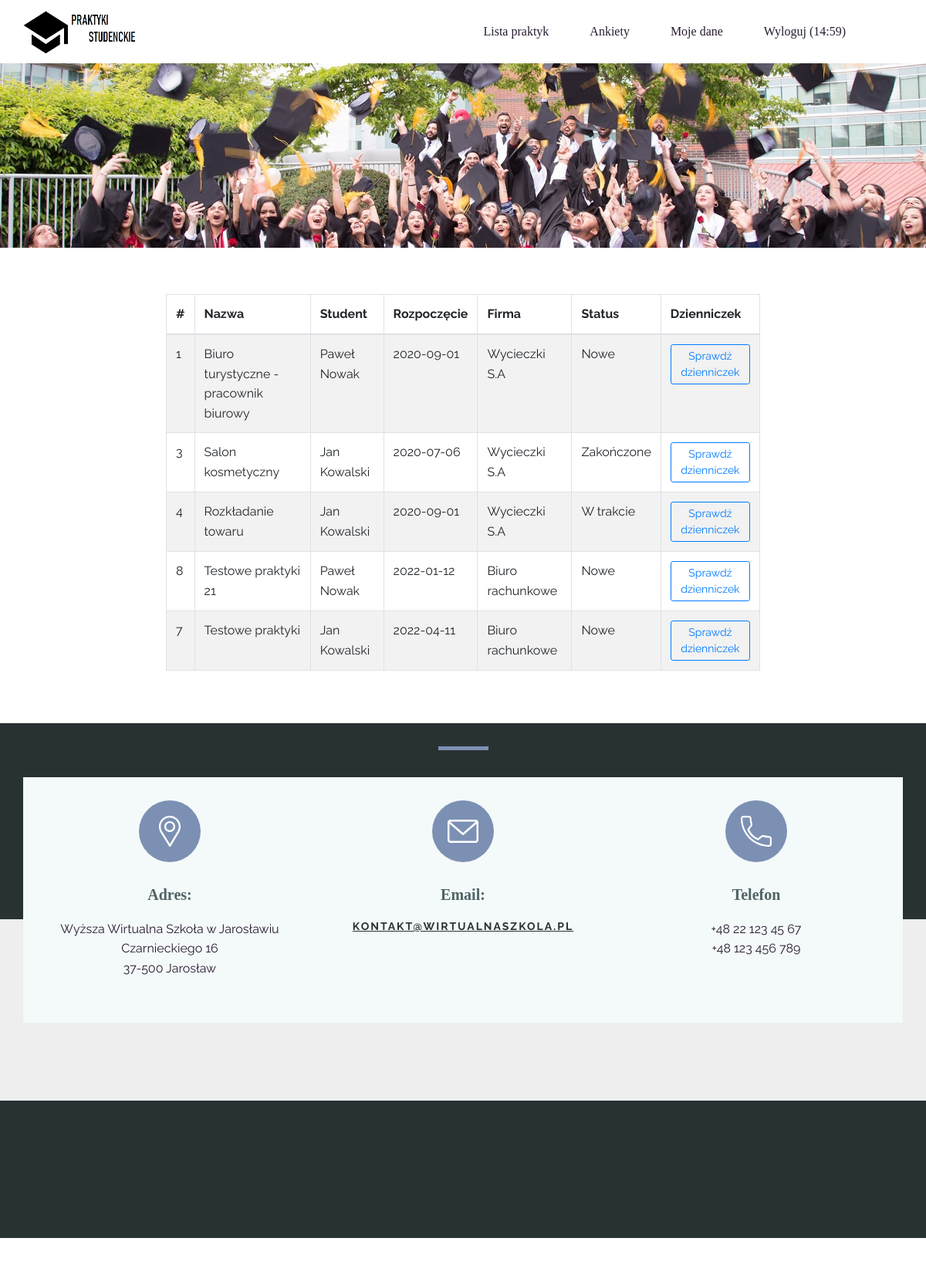
The app's page /view/main_patron.php (signed in) with its own data.
### tables this page shows
CREATE TABLE IF NOT EXISTS `internship` (
  `id` int(11) NOT NULL AUTO_INCREMENT,
  `name` text NOT NULL,
  `content` text NOT NULL,
  `status` int(1) NOT NULL DEFAULT '1',
  `start_date` date NOT NULL,
  `end_date` date NOT NULL,
  `company` int(11) NOT NULL,
  `id_student` int(11) NOT NULL,
  `id_patron` int(11) NOT NULL,
  `hours` int(3) DEFAULT '0',
  PRIMARY KEY (`id`)
);

CREATE TABLE IF NOT EXISTS `users` (
  `id` int(11) NOT NULL AUTO_INCREMENT,
  `name` text NOT NULL,
  `username` text NOT NULL,
  `mail` text NOT NULL,
  `password` text NOT NULL,
  `role_type` int(11) NOT NULL,
  `index_number` text NOT NULL,
  PRIMARY KEY (`id`)
);

CREATE TABLE IF NOT EXISTS `company` (
  `id` int(11) NOT NULL AUTO_INCREMENT,
  `name` text NOT NULL,
  `address` text NOT NULL,
  `nip` text NOT NULL,
  `del` int(11) NOT NULL,
  PRIMARY KEY (`id`)
);

### view/main_patron.php (the view, shortened to what this page needs)
<?php
	require_once "../action/session.php";
	if ($_SESSION['session_active'] == "1"){
		$user_id = $_SESSION['user_id'];
		require_once "head.php";
	?>
<body class="u-body">
	<?php require_once "header.php"; ?>
	<div class="col-md-8 offset-md-2">
		<div class="limiter">
			<div class="container-table100">
				<div class="wrap-table100">
					<div class="table100">
						<table id="tablePreview" class="table table-striped table-bordered col-md-12 " style="margin-top: 40px">
							<thead>
								<tr class="table100-head">
									<th class="column1">#</th>
									<th class="column3">Nazwa</th>
									<th class="column3">Student</th>
									<th class="column2">Rozpoczęcie</th>
									<th class="column2">Firma</th>
									<th class="column3">Status</th>
									<th class="column2">Dzienniczek</th>
								</tr>
							</thead>
							<tbody>
								<?php
									$query = "SELECT * FROM internship where id_patron like $user_id ";
									$result = $db->query($query);
									$row = $result->num_rows;
									for ($x=0; $x < $row; $x++)
									{
									$array = $result->fetch_assoc();
									$id_cat = $array['company'];
									$query_cat = "SELECT * FROM company where id like '$id_cat'";
									$result_cat = $db->query($query_cat);
									$array_cat = $result_cat ->fetch_assoc();
									    $id_student = $array['id_student'];
									    $query_student = "SELECT * FROM users where id like '$id_student'";
									    $result_student = $db->query($query_student);
									    $array_student = $result_student ->fetch_assoc();
									?>
								<tr>
									<td class="column1"><?php echo $array['id']; ?></td>
									<td class="column3"><?php echo $array['name']; ?></td>
									<td class="column2"><?php echo $array_student['name']; ?></td>
									<td class="column2"><?php echo $array['start_date']; ?></td>
									<td class="column2"><?php echo $array_cat['name']; ?></td>
									<?php
										if ($array['status']==1){
										    $status = "Nowe";
										}
										if ($array['status']==2){
										    $status = "W trakcie";
										}
										if ($array['status']==3){
										    $status = "Zakończone";
										}
										?>
									<td class="column2"><?php echo $status; ?></td>
									<td><a class='column2 btn btn-sm btn-outline-primary' type='button' href="diary_patron.php?id=<?php echo $array['id'];?>">Sprawdź dzienniczek</a></td>
								</tr>
								<?php
									}
									?>
							</tbody>
						</table>
					</div>
				</div>
			</div>
		</div>
	</div>
</body>
<?php
	require_once "footer.php";
	}else{
		header('location: ../index.php?alert=1');
	}
	?>

### view/head.php (shortened to what this page needs)
<!DOCTYPE html>
<html style="font-size: 16px;">
	<head>
		<link rel="stylesheet" href="../css/main.css" media="screen">
		<link rel="stylesheet" href="../css/login.css" media="screen">
		<link rel="stylesheet" href="../css/main_2.css" media="screen">
		<link href="../css/jquery-ui.min.css" rel="stylesheet">
		<link rel="stylesheet" type="text/css" href="../css/bootstrap.css" />
		<link rel="stylesheet" type="text/css" href="../css/bootstrap-select.min.css" />
		<link rel="stylesheet" type="text/css" href="../css/select2.min.css" />
		<link href="../css/jquery-ui.min.css" rel="stylesheet">
		<link rel="stylesheet" type="text/css" href="../css/bootstrap.css">
		<link rel="stylesheet" type="text/css" href="../fonts/font-awesome-4.7.0/css/font-awesome.min.css">
		<link rel="stylesheet" type="text/css" href="../fonts/iconic/css/material-design-iconic-font.min.css">
		<link rel="stylesheet" type="text/css" href="../css/util.css">
		<link rel="stylesheet" type="text/css" href="../css/main.css">
		<link href="../css/jquery-ui.min.css" rel="stylesheet">
		<link rel="stylesheet" type="text/css" href="../css/perfect-scrollbar.css">
		<link rel="stylesheet" type="text/css" href="../css/select2.min.css" />
		<link rel="stylesheet" type="text/css" href="../css/jquery.timepicker.min.css" />
	</head>

### view/header.php (shortened to what this page needs)
<?php
	$user_type = $_SESSION['user_type'];
?>
	<header class="u-clearfix u-header u-header" id="sec-8ded"><div class="u-clearfix u-sheet u-sheet-1">
        <a href="../index.php" class="u-image u-logo u-image-1" src="" data-image-width="1280" data-image-height="640">
          <img src="../images/icon.png" class="u-logo-image u-logo-image-1">
        </a>
        <nav class="u-align-left u-menu u-menu-dropdown u-nav-spacing-25 u-offcanvas u-menu-1" data-responsive-from="XS">
          <div class="u-custom-menu u-nav-container">
              <?php
              if ($user_type==2){
                  ?>
                    <ul class="u-nav u-spacing-25 u-unstyled"><li class="u-nav-item"><a class="u-button-style u-nav-link" href="main.php" style="padding: 8px 14px;">Lista praktyk</a>
                         </li><li class="u-nav-item"><a class="u-button-style u-nav-link" href="form_patron.php" style="padding: 8px 14px;">Ankiety</a>
                         </li><li class="u-nav-item"><a class="u-button-style u-nav-link" href="mydata.php" style="padding: 8px 14px;">Moje dane</a>
                         </li><li class="u-nav-item"><a class="u-button-style u-nav-link" href="../action/logout.php" style="padding: 8px 14px;">Wyloguj (<span id="time">15:00</span>)</a>
                         </li></ul>
                    </div>
                  <?php
              }
                  ?>
        </nav>
      </div>
	</header>
	<img src="../images/header.jpg" width="100%" height="" style="margin-bottom: 20px">

### view/footer.php (shortened to what this page needs)
<br><br>
<section class="u-align-center u-clearfix u-palette-5-dark-3 u-valign-bottom-lg u-valign-bottom-md u-valign-bottom-sm u-valign-bottom-xs u-section-4" id="carousel_f6e3">
	<div class="u-border-5 u-border-palette-4-base u-line u-line-horizontal u-line-1"></div>
	<div class="u-expanded-width u-grey-light-2 u-map u-map-1">
		<div class="embed-responsive">
			<iframe class="embed-responsive-item" src="https://www.google.com/maps/embed?pb=!1m18!1m12!1m3!1d5127.597903253814!2d22.68123398790837!3d50.01512339433524!2m3!1f0!2f0!3f0!3m2!1i1024!2i768!4f13.1!3m3!1m2!1s0x0%3A0x34c3e02f77a47069!2sPa%C5%84stwowa%20Wy%C5%BCsza%20Szko%C5%82a%20Techniczno-Ekonomiczna!5e0!3m2!1spl!2spl!4v1649972055759!5m2!1spl!2spl" data-map="JTdCJTIycG9zaXRpb25UeXBlJTIyJTNBJTIybWFwLWFkZHJlc3MlMjIlMkMlMjJhZGRyZXNzJTIyJTNBJTIyV2Fyc2F3JTIyJTJDJTIyem9vbSUyMiUzQTEwJTJDJTIydHlwZUlkJTIyJTNBJTIycm9hZCUyMiUyQyUyMmxhbmclMjIlM0ElMjIlMjIlMkMlMjJhcGlLZXklMjIlM0ElMjIlMjIlN0Q="></iframe>
		</div>
	</div>
	<div class="u-clearfix u-gutter-0 u-layout-wrap u-layout-wrap-1">
		<div class="u-gutter-0 u-layout">
			<div class="u-layout-row">
				<div class="u-container-style u-layout-cell u-left-cell u-palette-5-light-3 u-size-20 u-layout-cell-1">
					<div class="u-container-layout u-valign-top u-container-layout-1">
						<span class="u-icon u-icon-circle u-palette-4-base u-spacing-20 u-text-body-alt-color u-icon-1">
							<svg class="u-svg-link" preserveAspectRatio="xMidYMin slice" viewBox="0 0 512 512" style="">
								<use xlink:href="#svg-9534"></use>
							</svg>
						</span>
						<h5 class="u-align-center u-custom-font u-text u-text-palette-5-dark-2 u-text-3">Adres:</h5>
						<p class="u-align-center u-text u-text-4">Wyższa Wirtualna Szkoła w Jarosławiu<br>Czarnieckiego 16<br>37-500 Jarosław
						</p>
					</div>
				</div>
				<div class="u-container-style u-layout-cell u-palette-5-light-3 u-size-20 u-layout-cell-2">
					<div class="u-container-layout u-container-layout-2">
						<span class="u-icon u-icon-circle u-palette-4-base u-spacing-20 u-text-body-alt-color u-icon-2">
							<svg class="u-svg-link" preserveAspectRatio="xMidYMin slice" viewBox="0 0 479.058 479.058" style="">
								<use xlink:href="#svg-6af8"></use>
							</svg>
						</span>
						<h5 class="u-align-center u-custom-font u-text u-text-palette-5-dark-2 u-text-5">Email:</h5>
						<a href="mailto:kontakt@wirtualnaszkola.pl" class="u-border-active-none u-border-hover-none u-btn u-btn-rectangle u-button-style u-none u-text-hover-palette-2-base u-text-palette-5-dark-3 u-btn-1">kontakt@wirtualnaszkola.pl</a>
					</div>
				</div>
				<div class="u-container-style u-layout-cell u-palette-5-light-3 u-right-cell u-size-20 u-layout-cell-3">
					<div class="u-container-layout u-valign-top u-container-layout-3">
						<span class="u-icon u-icon-circle u-palette-4-base u-spacing-20 u-text-body-alt-color u-icon-3">
							<svg class="u-svg-link" preserveAspectRatio="xMidYMin slice" viewBox="0 0 384 384" style="">
								<use xlink:href="#svg-04b2"></use>
							</svg>
						</span>
						<h5 class="u-align-center u-custom-font u-text u-text-palette-5-dark-2 u-text-6">Telefon</h5>
						<p class="u-align-center u-text u-text-7">+48 22 123 45 67<br>+48 123 456 789<br>
						</p>
					</div>
				</div>
			</div>
		</div>
	</div>
</section>
</body>
</html>

### css/main_2.css (style rules this page uses)
.u-section-4 { background-image: none; min-height: 667px; }
.u-section-4 .u-line-1 { width: 65px; height: 5px; transform-origin: right center; margin: 30px auto 0; }
.u-section-4 .u-map-1 { height: 235px; margin-top: 219px; margin-bottom: 0; }
.u-section-4 .u-layout-wrap-1 { width: 1140px; margin: -419px auto 60px; }
.u-section-4 .u-layout-cell-1 { min-height: 318px; }
.u-section-4 .u-container-layout-1 { padding: 30px 20px; }
.u-section-4 .u-icon-1 { height: 80px; width: 80px; background-image: none; margin: 0 auto; }
.u-section-4 .u-text-3 { text-transform: none; font-size: 1.25rem; font-family: titillium-Web; font-weight: 700; margin: 30px -1px 0; }
.u-section-4 .u-text-4 { margin: 20px -1px 0; }
.u-section-4 .u-layout-cell-2 { min-height: 318px; }
.u-section-4 .u-container-layout-2 { padding: 30px 20px; }
.u-section-4 .u-icon-2 { height: 80px; width: 80px; background-image: none; margin: 0 auto; }
.u-section-4 .u-text-5 { text-transform: none; font-size: 1.25rem; font-family: titillium-Web; font-weight: 700; margin: 30px -1px 0; }
.u-section-4 .u-btn-1 { border-style: none; background-image: none; align-self: center; text-decoration: underline !important; font-weight: 700; margin: 20px auto 0; padding: 0; }
.u-section-4 .u-layout-cell-3 { min-height: 318px; }
.u-section-4 .u-container-layout-3 { padding: 30px 20px; }
.u-section-4 .u-icon-3 { height: 80px; width: 80px; background-image: none; margin: 0 auto; }
.u-section-4 .u-text-6 { text-transform: none; font-size: 1.25rem; font-family: titillium-Web; font-weight: 700; margin: 30px -1px 0; }
.u-section-4 .u-text-7 { margin: 20px -1px 0; }

### records on screen
internship: id "1", name "Biuro turystyczne - pracownik biurowy", users.name "Paweł Nowak", start_date "2020-09-01", company.name "Wycieczki S.A", status "Nowe"
internship: id "3", name "Salon kosmetyczny", users.name "Jan Kowalski", start_date "2020-07-06", company.name "Wycieczki S.A", status "Zakończone"
internship: id "4", name "Rozkładanie towaru", users.name "Jan Kowalski", start_date "2020-09-01", company.name "Wycieczki S.A", status "W trakcie"
internship: id "8", name "Testowe praktyki 21", users.name "Paweł Nowak", start_date "2022-01-12", company.name "Biuro rachunkowe", status "Nowe"
internship: id "7", name "Testowe praktyki", users.name "Jan Kowalski", start_date "2022-04-11", company.name "Biuro rachunkowe", status "Nowe"
